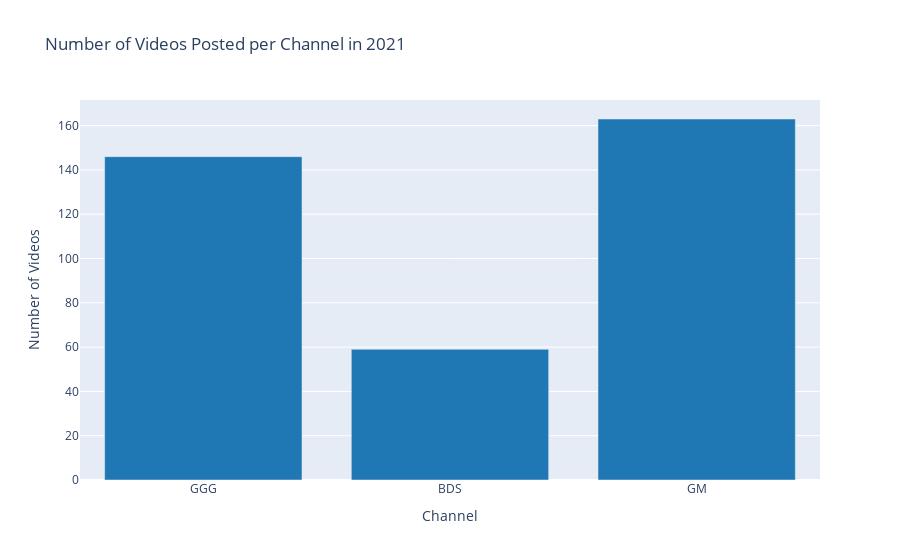

Source (notebook cell):
### Code cell
#filter each dataframe to only include videos that were posted in 2021
dfgood21 = dfgood[dfgood['date'].str.contains('2021')]
dfbob21 = dfbob[dfbob['date'].str.contains('2021')]
dfgm21 = dfgm[dfgm['date'].str.contains('2021')]

#plot the number of videos posted per channel in 2021
# fig = go.Figure(data=[go.Bar(
#     x=['GGG', 'BDS', 'GM'], 
#     y=[len(dfgood21), len(dfbob21), len(dfgm21)],
#     marker={'color': colors.DEFAULT_PLOTLY_COLORS[0]}
#     )])
fig = go.Figure(data=[go.Bar(
    x=['GGG', 'BDS', 'GM'], 
    y=[len(dfgood21), len(dfbob21), len(dfgm21)],
    marker={'color': colors.DEFAULT_PLOTLY_COLORS[0]}
    )])
fig.update_layout(title_text='Number of Videos Posted per Channel in 2021')
fig.update_xaxes(title_text='Channel')
fig.update_yaxes(title_text='Number of Videos')
save_figure(fig, 'golf.eda2.png')
fig.show()

### Figure 1 — Plotly figure (JSON) as saved in the notebook; plotly's stock layout.template omitted (floating-point values rounded to 4 significant figures)
{"data": [{"marker": {"color": "rgb(31, 119, 180)"}, "type": "bar", "x": ["GGG", "BDS", "GM"], "y": [146, 59, 163]}], "layout": {"title": {"text": "Number of Videos Posted per Channel in 2021"}, "xaxis": {"title": {"text": "Channel"}}, "yaxis": {"title": {"text": "Number of Videos"}}}}
